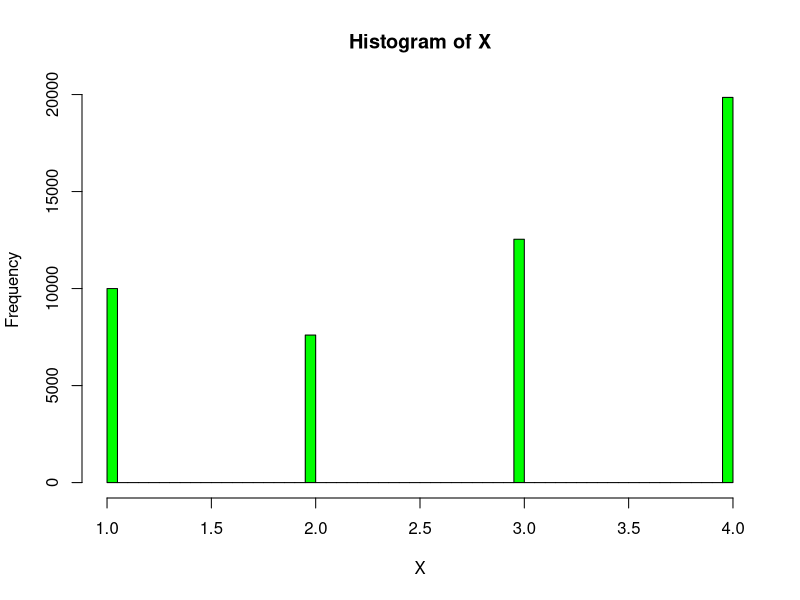
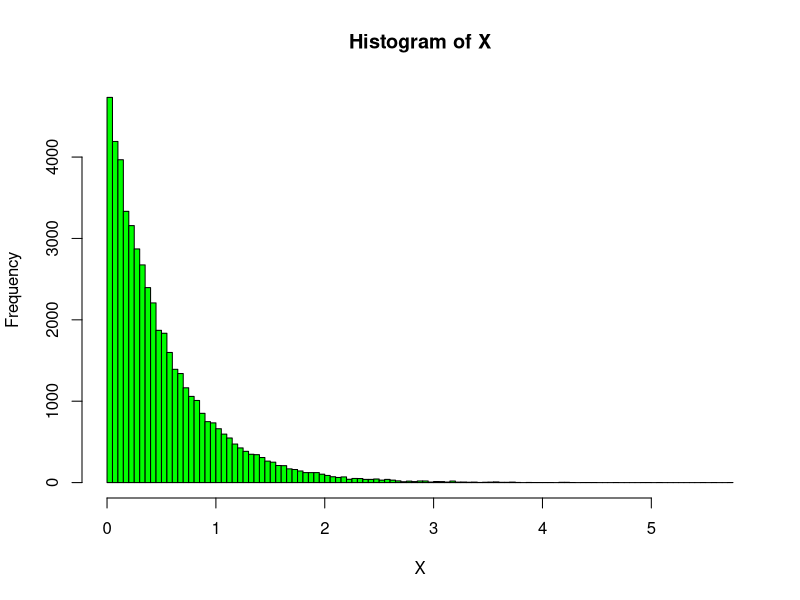
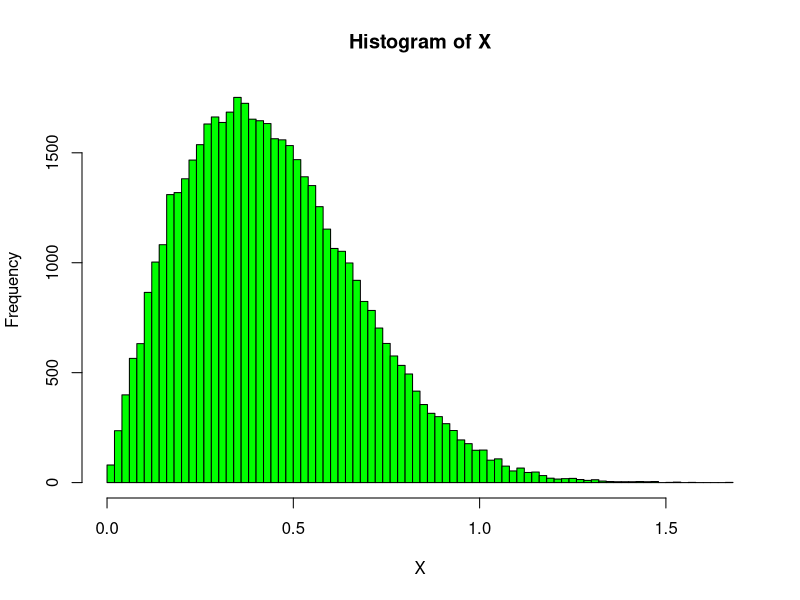
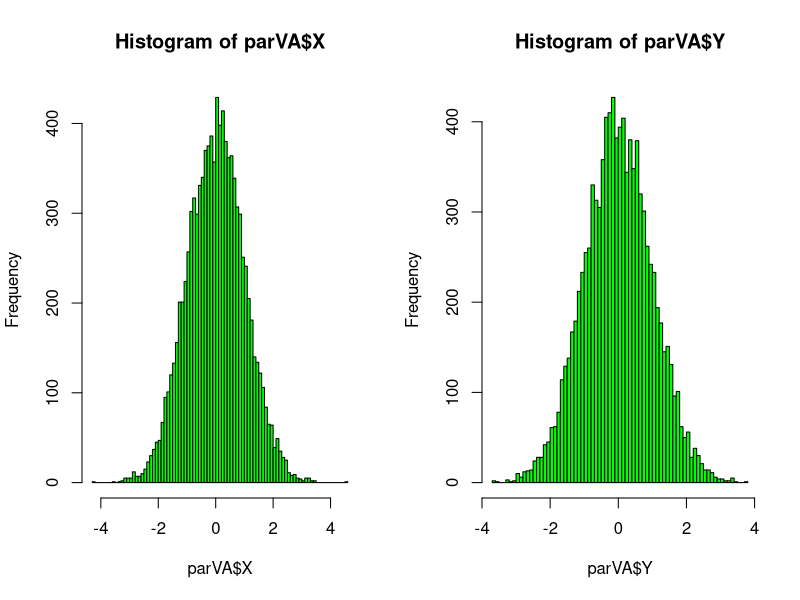
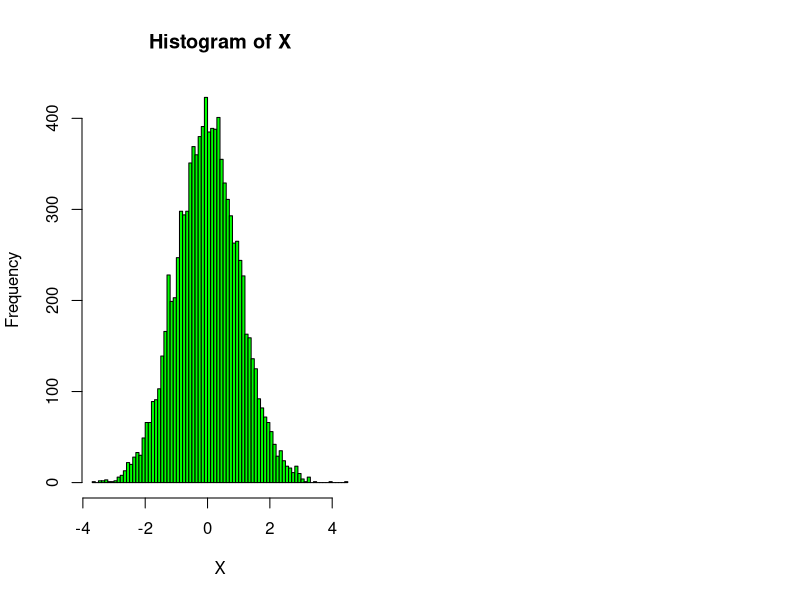

The R source for these figures, in order:
# SLIDE 8 - GERANDO VARIÁVEIS ALEATÓRIAS

# VARIÁVEL ALEATÓRIA DISCRETA

# Exemplo 1) Seja 𝑋 uma variável aleatória discreta, tal que:
# 𝑃 𝑋 = 𝑥𝑗 = 𝑝𝑗
# 𝑗 = 1,2,3,4; 𝑝1= 0,2 𝑝2 = 0,15 𝑝3 = 0,25 𝑝4 = 0,4
# Implemente uma função que possa gerar 𝑋.

gera.variavel <- function (nsamples, taxa) {
  X <- rep(0, nsamples) # nsamples posições com 0
  U <- runif(nsamples) # nsamples valores em [0.0, 1.0)
  for (i in 1:nsamples) {
    if (U[i] < 0.2)
      X[i] = 1
    else if (U[i] < 0.35) # 0.2 + 0.15
      X[i] = 2
    else if (U[i] < 0.6) # 0.2 + 0.15 + 0.25
      X[i] = 3
    else
      X[i] = 4
  }
  return (X)
}
nsamples = 50000
X <- gera.variavel(nsamples)
hist(X, breaks = 100, col = 'green')

# VARIÁVEL ALEATÓRIA CONTÍNUA: MÉTODO DA INVERSA

# Exemplo 2) Implemente uma função que gere uma variável aleatória contínua 𝑋
# cuja função de distribuição acumulada é uma Exponencial de parâmetro 𝜆 = 2:
exponencial <- function (nsamples, taxa) {
  X <- rep(0, nsamples) # nsamples posições com 0
  U <- runif(nsamples) # nsamples valores em [0.0, 1.0)
  for (i in 1:nsamples) {
    X[i] = - log(1.0 - U[i])/taxa # Inversa da exponencial
  }
  return (X)
}
taxa = 2.0
nsamples = 50000
X <- exponencial(nsamples, taxa)
hist(X, breaks = 100, col = 'green')

# Exercício 1) Implemente uma função que gere uma variável aleatória contínua 𝑋
# cuja função de distribuição acumulada é uma Weibull de parâmetros 𝛼 = 2 e β = 1/2
weibull <- function (nsamples, a, b) {
  X <- rep(0, nsamples)
  U <- runif(nsamples)
  for (i in 1:nsamples) {
    X[i] = b * ((-log(1 - U[i]))^(1.0 / a))
  }
  return (X)
}
a = 2.0
b = 0.5
nsamples = 50000
X = weibull(nsamples, a, b)
hist(X, breaks = 100, col = 'green')

# MÉTODO POLAR

# Exercício 4) Gere um par de variáveis aleatórias 𝑌 e 𝑋 com função densidade 
# de probabilidade 𝑁𝑜𝑟𝑚𝑎𝑙 (0, 1).
exponencial <- function (nsamples, taxa) {
  X <- rep(0, nsamples) # nsamples posições com 0
  U <- runif(nsamples) # nsamples valores em [0.0, 1.0)
  for (i in 1:nsamples) {
    X[i] <- - log(1.0 - U[i])/taxa # Inversa da Exponencial
  }
  return (X)
}

uniform <- function (nsamples, a, b) {
  X <- rep(0, nsamples) # nsamples posições com 0
  U <- runif(nsamples) # nsamples valores em [0.0, 1.0)
  for (i in 1:nsamples) {
    X[i] <- a + (b-a)*U[i] #Inversa da Uniforme
  }
  return (X)
}

normalPolar <- function (nsamples) {
  X <- rep(0, nsamples)
  Y <- rep(0, nsamples)
  d <- exponencial(nsamples, 0.5)
  theta = uniform(nsamples, 0, 2*pi)
  for (i in 1:nsamples) {
    r = sqrt(d[i])
    X[i] <- r*cos(theta[i])
    Y[i] <- r*sin(theta[i])
  }
  return (data.frame(X, Y))
}

parVA <- normalPolar(10000);
par(mfrow = c(1,2)) #uma linha com duas colunas de gráficos
hist(parVA$X, breaks = 100, col = 'green')
hist(parVA$Y, breaks = 100, col = 'green')

# VARIÁVEL ALEATÓRIA CONTÍNUA: MÉTODO DA REJEIÇÃO

# Exercício 1) Suponha que deseja-se gerar amostras de uma variável aleatória 𝑋 com função
# densidade de probabilidade Normal (0, 1). (use ℎ(x) = e^-x, sendo p(x) = (2/sqrt(2*pi)) * e^(-x^2/2) )

p <- function(x) {
  return ((2.0/sqrt(2*pi))*exp((-x^2)/2))
}

h <- function(x) {
  return (exp(-x))
}

# Inversa da exponencial com 𝜆=1 usada para gerar a variável aleatória Y
inversa_h <- function(x) {
  return (-log(1.0-x))
}

normal <- function (nsamples) {
  x <- rep(0, nsamples)
  c <- sqrt((2*(exp(1)))/pi)
  for (i in 1:nsamples) {
    while (T) {
      u1 <- runif(1)
      y <- inversa_h(u1) # gera Y a partir da inversa
      u2 <- runif(1)
      if (u2 <= p(y)/(c*h(y))){
        u3 <- runif(1) #simetria da normal
        if (u3 < 0.5)
          x[i] <- -y
        else
          x[i] <- y
        break()
      }
    }
  }
  return (x)
}

X <- normal(10000)
print(mean(X))
print(var(X))
hist(X, breaks = 100, col = 'green')